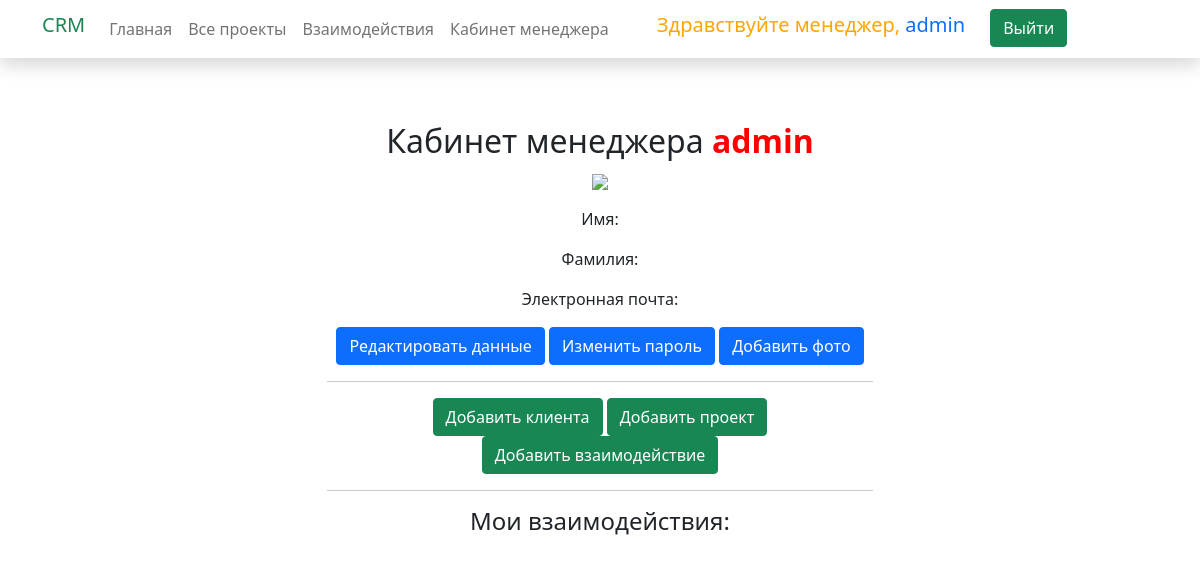
The app's page /user/ (signed in), older data.
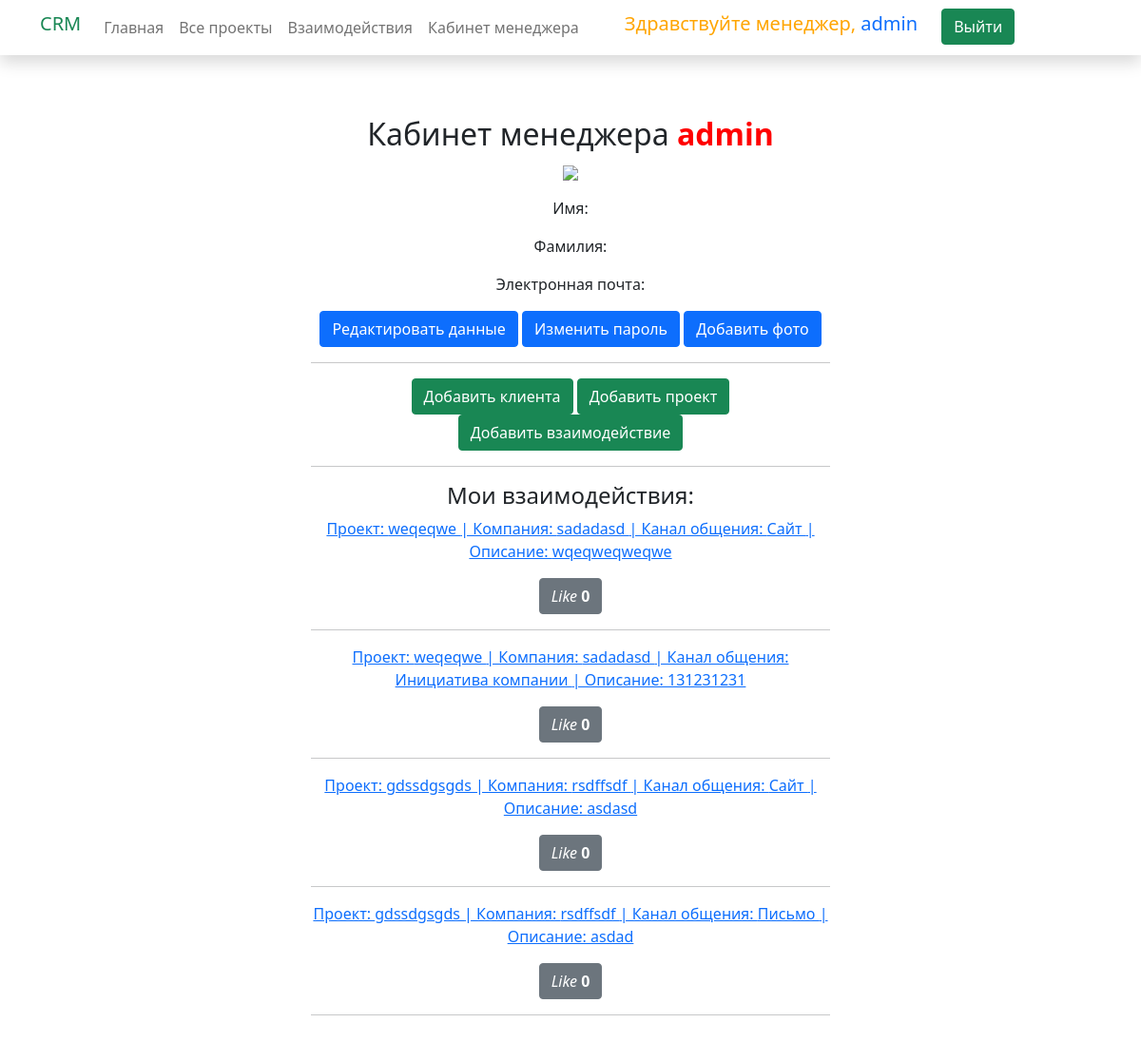
The same page, newer data.
### mainapp/models.py (models this page shows, shortened)
class Interaction(models.Model):
    APPLICATION = ("Заявка", "Заявка")
    MAIL = ("Письмо", "Письмо")
    SITE = ("Сайт", "Сайт")
    INITIATIVE = ("Инициатива компании", "Инициатива компании")
    CHANNEL_CHOICES = (
        APPLICATION,
        MAIL,
        SITE,
        INITIATIVE
    )
    project = models.ForeignKey(ProjectForCompany, verbose_name="Проект", on_delete=models.CASCADE)
    company = models.ForeignKey(CompanyInformation, verbose_name="Компания", on_delete=models.CASCADE)
    communication_channel = models.CharField(
        verbose_name="Канал общения",
        max_length=30,
        choices=CHANNEL_CHOICES
    )
    manager = models.ForeignKey(User, verbose_name="Менеджер", on_delete=models.CASCADE)
    date_create = models.DateTimeField(verbose_name="Дата создания взаимодействия", auto_now_add=True)
    about = models.TextField(verbose_name="Описание")
    class Meta:
        verbose_name = "Взаимодействие"
        verbose_name_plural = "Взаимодействия"

class ProjectForCompany(models.Model):
    company = models.ForeignKey(CompanyInformation, verbose_name="Компания", on_delete=models.CASCADE)
    name_project = models.CharField(verbose_name="Название проекта", max_length=255)
    about_project = models.TextField(verbose_name="Описание")
    start_date = models.DateField(verbose_name="Срок начала")
    finished = models.BooleanField(verbose_name="Законченный проект", default=False)
    finish_date = models.DateField(verbose_name="Срок окончания", null=True, blank=True)
    price = models.FloatField(verbose_name="Стоимость")
    def __str__(self):
        return self.name_project
    class Meta:
        verbose_name = "Проект"
        verbose_name_plural = "Проекты для компаний"

class CompanyInformation(models.Model):
    name_company = models.CharField(verbose_name="Название компании", max_length=255)
    contact_person = models.CharField(verbose_name="Контактное лицо", max_length=255)
    about_company = models.TextField(verbose_name="Краткое описание")
    create_date = models.DateTimeField(verbose_name="Дата создания", auto_now_add=True)
    date_of_change = models.DateTimeField(verbose_name="Дата последнего изменения", auto_now=True)
    address = models.CharField(verbose_name="Адрес", max_length=255)
    phone = models.CharField(verbose_name="Номер телефона", max_length=255)
    email = models.EmailField(verbose_name="E-mail")
    def __str__(self):
        return self.name_company
    class Meta:
        verbose_name = "Клиент"
        verbose_name_plural = "Информация о клиентах"

### mainapp/views.py (the view)
# urls.py: path("user/", views.ManagerView.as_view(), name="manager"),
class ManagerView(View):
    def get(self, request, *args, **kwargs):
        username = request.user.username
        interactions = Interaction.objects.filter(manager__username=username)
        context = {
            "interactions": interactions
        }
        return render(request, "mainapp/manager.html", context)

### mainapp/templatetags/like_dislike.py (called while the page is built)
@register.simple_tag(takes_context=True)    # takes_context=True - если нужен доступ к request
def is_liked(context, interaction_id):
    request = context["request"]
    try:
        interaction_likes = RatingInteraction.objects.get(
            interaction__id=interaction_id, manager_id=request.user.id
        ).like
    except Exception as ex:
        interaction_likes = False
    return interaction_likes

@register.simple_tag()
def count_likes(interaction_id):
    return RatingInteraction.objects.filter(interaction__id=interaction_id, like=True).count()

### templates/mainapp/manager.html (shortened to what this page needs)
{% extends "base/base.html" %}
{% load static %}
{% block content %}
    {% if request.user.is_authenticated %}
        <div class="row text-center pt-3">
            <div class="col-lg-6 m-auto">
                <h2 class="text-center">
                    {% if request.user.manager_status %}
                        Кабинет менеджера
                    {% else %}
                        Пользователь
                    {% endif %}
                    <strong><span style="color: red">{{ request.user.username }}</span></strong>
                </h2>
                {% if request.user.photo %}
                    <img src="{{ request.user.photo.url }}" height="200" >
                {% else %}
                    <img src="{% static 'mainapp/img/ava.png' %}">
                {% endif %}
                <p class="text-center" style="margin-top: 15px;">Имя: {{ request.user.first_name }}</p>
                <p class="text-center" style="margin-top: 15px;">Фамилия: {{ request.user.last_name }}</p>
                <p class="text-center" style="margin-top: 15px;">Электронная почта: {{ request.user.email }}</p>
                <p>
                    <a href="{% url 'account:update_user' pk=request.user.id %}" class="btn btn-primary">Редактировать данные</a>
                    <a href="{% url 'account:update_pass' pk=request.user.id %}" class="btn btn-primary">Изменить пароль</a>
                    <a href="{% url 'account:update_photo' pk=request.user.id %}" class="btn btn-primary">Добавить фото</a>
                </p>
                {% if request.user.manager_status %}
                    <hr>
                    <div class="col">
                        <a href="{% url 'mainapp:create_company' %}" class="btn btn-success">Добавить клиента</a>
                        <a href="{% url 'mainapp:create_project' %}" class="btn btn-success">Добавить проект</a>
                        <a href="{% url 'mainapp:create_interaction' %}" class="btn btn-success">Добавить взаимодействие</a>
                    </div>
                    <hr>
                    <h4 class="h4">Мои взаимодействия:</h4>
                        {% for interaction in interactions %}
                            <p>
                                <a href="{% url 'mainapp:interaction_detail' pk=interaction.id %}">
                                    Проект: {{ interaction.project }} |
                                    Компания: {{ interaction.company }} |
                                    Канал общения: {{ interaction.communication_channel }} |
                                    Описание: {{ interaction.about }}
                                </a>
                                {% include "include/like_dislike_interaction.html" with interaction_id=interaction.id %}
                            </p>
                            <hr>
                        {% endfor %}
                {% endif %}
            </div>
        </div>
    {% else %}
        {% include "include/no_access.html" %}
    {% endif %}
{% endblock content %}

### templates/include/like_dislike_interaction.html (shortened to what this page needs)
{% load like_dislike %}
{% is_liked interaction_id as is_liked_bool %}
{% count_likes interaction_id as likes_counter %}
<form action="{% if not is_liked_bool %}{% url 'mainapp:like_add' %}{% else %}{% url 'mainapp:like_remove' %}{% endif %}" method="post">
    {% if is_liked_bool %}
        <button type="submit" class="btn btn-danger">
            <span style="color: black"><i>Like</i> <strong>{{ likes_counter }}</strong></span>
        </button>
    {% else %}
        <button type="submit" class="btn btn-secondary">
            <i>Like</i> <strong>{{ likes_counter }}</strong>
        </button>
    {% endif %}
</form>

Row changes from the older to the newer data that the page shows:
now on this page (row edited): Interaction: project "weqeqwe", company "sadadasd", communication_channel "Сайт", about "wqeqweqweqwe", likes_counter "0"
added Interaction: project "weqeqwe", company "sadadasd", communication_channel "Инициатива компании", about "131231231", likes_counter "0"
added Interaction: project "gdssdgsgds", company "rsdffsdf", communication_channel "Сайт", about "asdasd", likes_counter "0"
added Interaction: project "gdssdgsgds", company "rsdffsdf", communication_channel "Письмо", about "asdad", likes_counter "0"
